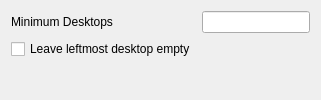
<?xml version="1.0" encoding="UTF-8"?>
<ui version="4.0">
 <widget class="QWidget">
  <layout class="QFormLayout">
   <item row="0" column="0">
    <widget class="QLabel">
     <property name="text">
      <string>Minimum Desktops</string>
     </property>
    </widget>
   </item>
   <item row="0" column="1">
    <widget class="QLineEdit" name="kcfg_minimumDesktops"/>
   </item>
   <item row="1" column="0">
    <widget class="QCheckBox" name="kcfg_addToLeft">
     <property name="text">
      <string>Leave leftmost desktop empty</string>
     </property>
    </widget>
   </item>
  </layout>
 </widget>
</ui>
